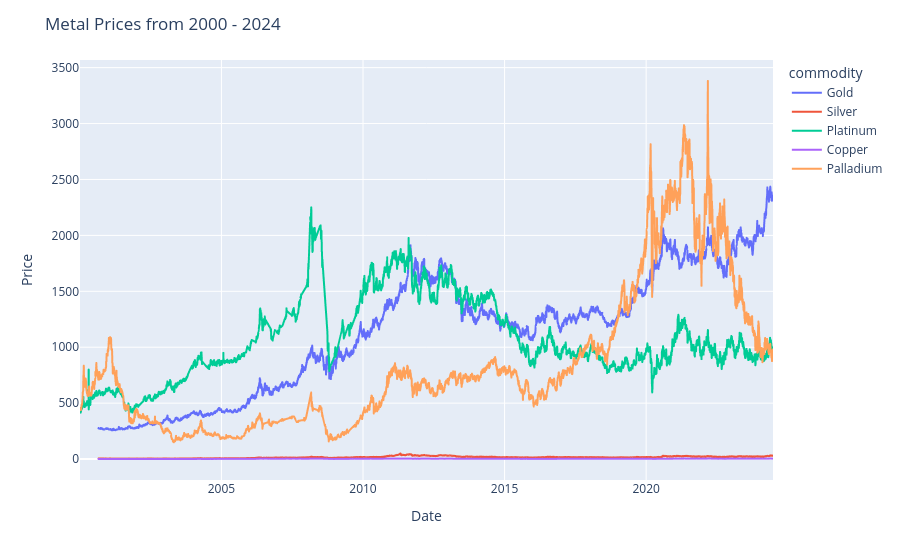

Source (notebook cell):
### Code cell
fig = px.line(gold_df, x= 'date', y='high', color='commodity',
             hover_data=['open','low','close'],
             hover_name='commodity')

fig.update_layout(title='Metal Prices from 2000 - 2024',
           xaxis_title ='Date',
           yaxis_title= 'Price')

fig.show()

### Figure 1 — Plotly figure (JSON) as saved in the notebook; plotly's stock layout.template omitted (floating-point values rounded to 4 significant figures; data arrays with more than 128 entries replaced by an {"elided": "..."} marker saying what was removed)
{"data": [{"customdata": {"elided": "5975x3 float values"}, "hovertemplate": "<b>%{hovertext}</b><br><br>commodity=Gold<br>date=%{x}<br>high=%{y}<br>open=%{customdata[0]}<br>low=%{customdata[1]}<br>close=%{customdata[2]}<extra></extra>", "hovertext": {"elided": "5975 str values"}, "legendgroup": "Gold", "line": {"color": "#636efa", "dash": "solid"}, "marker": {"symbol": "circle"}, "mode": "lines", "name": "Gold", "showlegend": true, "type": "scattergl", "x": {"elided": "5975 str values"}, "xaxis": "x", "y": {"elided": "5975 float values"}, "yaxis": "y"}, {"customdata": {"elided": "5976x3 float values"}, "hovertemplate": "<b>%{hovertext}</b><br><br>commodity=Silver<br>date=%{x}<br>high=%{y}<br>open=%{customdata[0]}<br>low=%{customdata[1]}<br>close=%{customdata[2]}<extra></extra>", "hovertext": {"elided": "5976 str values"}, "legendgroup": "Silver", "line": {"color": "#EF553B", "dash": "solid"}, "marker": {"symbol": "circle"}, "mode": "lines", "name": "Silver", "showlegend": true, "type": "scattergl", "x": {"elided": "5976 str values"}, "xaxis": "x", "y": {"elided": "5976 float values"}, "yaxis": "y"}, {"customdata": {"elided": "5443x3 float values"}, "hovertemplate": "<b>%{hovertext}</b><br><br>commodity=Platinum<br>date=%{x}<br>high=%{y}<br>open=%{customdata[0]}<br>low=%{customdata[1]}<br>close=%{customdata[2]}<extra></extra>", "hovertext": {"elided": "5443 str values"}, "legendgroup": "Platinum", "line": {"color": "#00cc96", "dash": "solid"}, "marker": {"symbol": "circle"}, "mode": "lines", "name": "Platinum", "showlegend": true, "type": "scattergl", "x": {"elided": "5443 str values"}, "xaxis": "x", "y": {"elided": "5443 float values"}, "yaxis": "y"}, {"customdata": {"elided": "5979x3 float values"}, "hovertemplate": "<b>%{hovertext}</b><br><br>commodity=Copper<br>date=%{x}<br>high=%{y}<br>open=%{customdata[0]}<br>low=%{customdata[1]}<br>close=%{customdata[2]}<extra></extra>", "hovertext": {"elided": "5979 str values"}, "legendgroup": "Copper", "line": {"color": "#ab63fa", "dash": "solid"}, "marker": {"symbol": "circle"}, "mode": "lines", "name": "Copper", "showlegend": true, "type": "scattergl", "x": {"elided": "5979 str values"}, "xaxis": "x", "y": {"elided": "5979 float values"}, "yaxis": "y"}, {"customdata": {"elided": "5683x3 float values"}, "hovertemplate": "<b>%{hovertext}</b><br><br>commodity=Palladium<br>date=%{x}<br>high=%{y}<br>open=%{customdata[0]}<br>low=%{customdata[1]}<br>close=%{customdata[2]}<extra></extra>", "hovertext": {"elided": "5683 str values"}, "legendgroup": "Palladium", "line": {"color": "#FFA15A", "dash": "solid"}, "marker": {"symbol": "circle"}, "mode": "lines", "name": "Palladium", "showlegend": true, "type": "scattergl", "x": {"elided": "5683 str values"}, "xaxis": "x", "y": {"elided": "5683 float values"}, "yaxis": "y"}], "layout": {"legend": {"title": {"text": "commodity"}, "tracegroupgap": 0}, "margin": {"t": 60}, "title": {"text": "Metal Prices from 2000 - 2024"}, "xaxis": {"anchor": "y", "domain": [0, 1], "title": {"text": "Date"}}, "yaxis": {"anchor": "x", "domain": [0, 1], "title": {"text": "Price"}}}}
